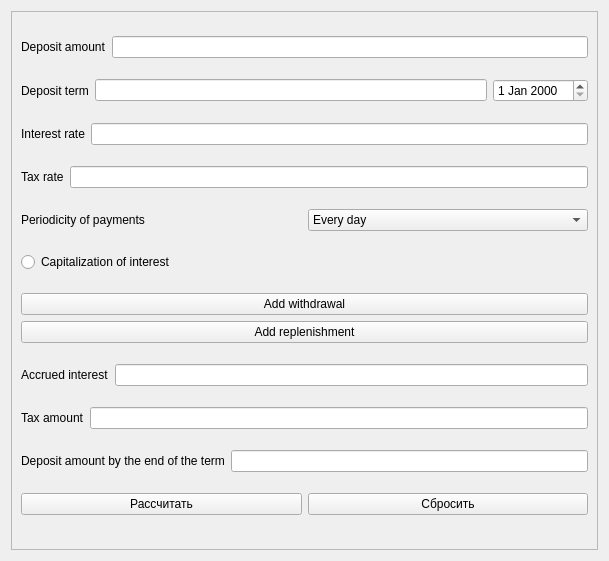
<?xml version="1.0" encoding="UTF-8"?>
<ui version="4.0">
 <class>DepositView</class>
 <widget class="QWidget" name="DepositView">
  <property name="geometry">
   <rect>
    <x>0</x>
    <y>0</y>
    <width>609</width>
    <height>561</height>
   </rect>
  </property>
  <property name="windowTitle">
   <string>Form</string>
  </property>
  <layout class="QGridLayout" name="gridLayout">
   <item row="0" column="0">
    <widget class="QScrollArea" name="scrollArea">
     <property name="widgetResizable">
      <bool>true</bool>
     </property>
     <widget class="QWidget" name="scrollAreaWidgetContents">
      <property name="geometry">
       <rect>
        <x>0</x>
        <y>0</y>
        <width>589</width>
        <height>541</height>
       </rect>
      </property>
      <layout class="QVBoxLayout" name="verticalLayout_2">
       <item>
        <layout class="QHBoxLayout" name="horizontalLayout">
         <item>
          <widget class="QLabel" name="label">
           <property name="text">
            <string>Deposit amount</string>
           </property>
          </widget>
         </item>
         <item>
          <widget class="QLineEdit" name="LineDepositAmount"/>
         </item>
        </layout>
       </item>
       <item>
        <layout class="QHBoxLayout" name="horizontalLayout_2">
         <item>
          <widget class="QLabel" name="label_2">
           <property name="text">
            <string>Deposit term</string>
           </property>
          </widget>
         </item>
         <item>
          <widget class="QLineEdit" name="LineDepositTerm"/>
         </item>
         <item>
          <widget class="QDateEdit" name="dateEdit"/>
         </item>
        </layout>
       </item>
       <item>
        <layout class="QHBoxLayout" name="horizontalLayout_3">
         <item>
          <widget class="QLabel" name="label_3">
           <property name="text">
            <string>Interest rate</string>
           </property>
          </widget>
         </item>
         <item>
          <widget class="QLineEdit" name="LineInterestRate"/>
         </item>
        </layout>
       </item>
       <item>
        <layout class="QHBoxLayout" name="horizontalLayout_4">
         <item>
          <widget class="QLabel" name="label_4">
           <property name="text">
            <string>Tax rate</string>
           </property>
          </widget>
         </item>
         <item>
          <widget class="QLineEdit" name="LineTaxRate"/>
         </item>
        </layout>
       </item>
       <item>
        <layout class="QHBoxLayout" name="horizontalLayout_5">
         <item>
          <widget class="QLabel" name="label_5">
           <property name="text">
            <string>Periodicity of payments</string>
           </property>
          </widget>
         </item>
         <item>
          <widget class="QComboBox" name="comboBox">
           <item>
            <property name="text">
             <string>Every day</string>
            </property>
           </item>
           <item>
            <property name="text">
             <string>In the end of the month</string>
            </property>
           </item>
           <item>
            <property name="text">
             <string>By the end of the term</string>
            </property>
           </item>
          </widget>
         </item>
        </layout>
       </item>
       <item>
        <widget class="QRadioButton" name="RadioButtonCapitalization">
         <property name="text">
          <string>Capitalization of interest</string>
         </property>
        </widget>
       </item>
       <item>
        <layout class="QGridLayout" name="gridLayout_3">
         <item row="6" column="0">
          <widget class="QPushButton" name="AddReplenishment">
           <property name="text">
            <string>Add replenishment</string>
           </property>
          </widget>
         </item>
         <item row="7" column="0">
          <layout class="QVBoxLayout" name="AddRM"/>
         </item>
         <item row="4" column="0">
          <widget class="QPushButton" name="AddWithdrawal">
           <property name="text">
            <string>Add withdrawal</string>
           </property>
          </widget>
         </item>
         <item row="5" column="0">
          <layout class="QVBoxLayout" name="AddWD"/>
         </item>
        </layout>
       </item>
       <item>
        <layout class="QHBoxLayout" name="horizontalLayout_6">
         <item>
          <widget class="QLabel" name="label_6">
           <property name="text">
            <string>Accrued interest</string>
           </property>
          </widget>
         </item>
         <item>
          <widget class="QLineEdit" name="lineAccruedInterest"/>
         </item>
        </layout>
       </item>
       <item>
        <layout class="QHBoxLayout" name="horizontalLayout_7">
         <item>
          <widget class="QLabel" name="label_7">
           <property name="text">
            <string>Tax amount</string>
           </property>
          </widget>
         </item>
         <item>
          <widget class="QLineEdit" name="lineTaxAmount"/>
         </item>
        </layout>
       </item>
       <item>
        <layout class="QHBoxLayout" name="horizontalLayout_9">
         <item>
          <widget class="QLabel" name="label_8">
           <property name="text">
            <string>Deposit amount by the end of the term</string>
           </property>
          </widget>
         </item>
         <item>
          <widget class="QLineEdit" name="lineDepositEnd"/>
         </item>
        </layout>
       </item>
       <item>
        <layout class="QHBoxLayout" name="horizontalLayout_8">
         <item>
          <widget class="QPushButton" name="pushButton_Calculate">
           <property name="text">
            <string>Рассчитать</string>
           </property>
          </widget>
         </item>
         <item>
          <widget class="QPushButton" name="pushButton_Reset">
           <property name="text">
            <string>Сбросить</string>
           </property>
          </widget>
         </item>
        </layout>
       </item>
      </layout>
     </widget>
    </widget>
   </item>
  </layout>
 </widget>
 <resources/>
 <connections/>
</ui>
